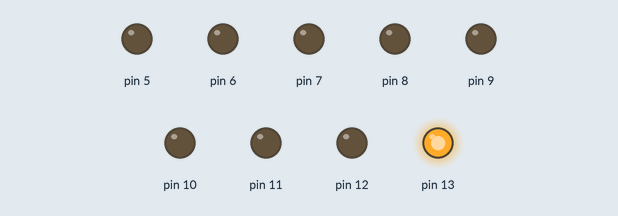
Recording of a sketch running on a simulated Arduino Uno, built with avr-gcc and run on an emulated ATmega328P. Parts: output pins drawn as LEDs (lit = HIGH).

Above: at 0.05 s.
At 0.45 s:
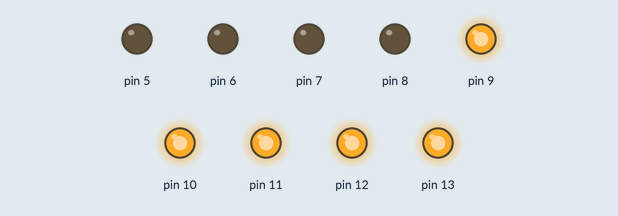
At 0.9 s:
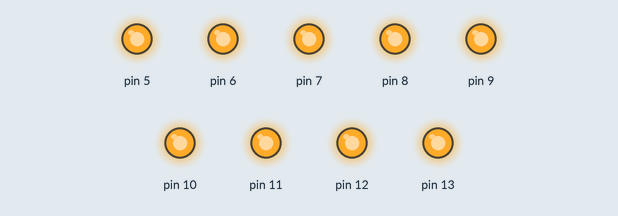
Timing chart, 0 to 2.4 s (numbered marks = the images above):
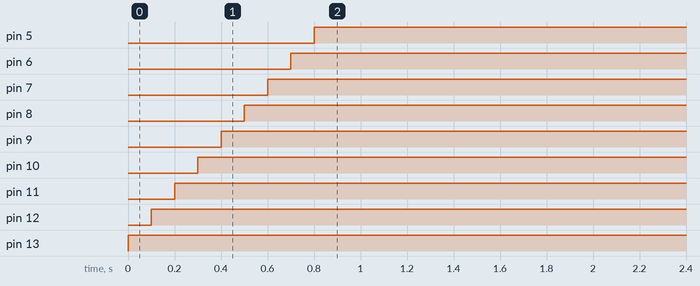

Measured:
- by itself, pin 5: LOW → HIGH at 0.80 s
- by itself, pin 6: LOW → HIGH at 0.70 s
- by itself, pin 7: LOW → HIGH at 0.60 s
- by itself, pin 8: LOW → HIGH at 0.50 s
- by itself, pin 9: LOW → HIGH at 0.40 s
- by itself, pin 10: LOW → HIGH at 0.30 s
- by itself, pin 11: LOW → HIGH at 0.20 s
- by itself, pin 12: LOW → HIGH at 0.10 s

The sketch:

LED-lightup-test.ino
```cpp
int led;
void setup() {
  // put your setup code here, to run once:
  for (led = 13; led >= 5; led--){
pinMode(led, OUTPUT);
  }
}

void loop() {
  // put your main code here, to run repeatedly:
  for (led = 13; led >= 5; led--){
digitalWrite(led, HIGH);
delay(100);

  }
}
```
